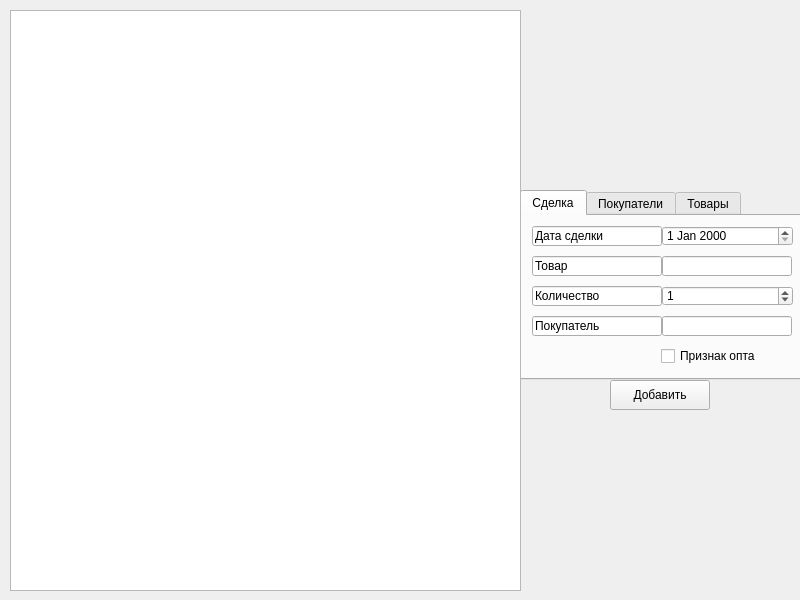
<?xml version="1.0" encoding="UTF-8"?>
<ui version="4.0">
 <class>MainWindow</class>
 <widget class="QMainWindow" name="MainWindow">
  <property name="geometry">
   <rect>
    <x>0</x>
    <y>0</y>
    <width>800</width>
    <height>600</height>
   </rect>
  </property>
  <property name="windowTitle">
   <string>MainWindow</string>
  </property>
  <widget class="QWidget" name="centralwidget">
   <widget class="QTabWidget" name="tabWidget">
    <property name="geometry">
     <rect>
      <x>520</x>
      <y>190</y>
      <width>281</width>
      <height>190</height>
     </rect>
    </property>
    <property name="currentIndex">
     <number>0</number>
    </property>
    <widget class="QWidget" name="Deals">
     <attribute name="title">
      <string>Сделка</string>
     </attribute>
     <widget class="QLineEdit" name="product_text">
      <property name="geometry">
       <rect>
        <x>10</x>
        <y>40</y>
        <width>130</width>
        <height>20</height>
       </rect>
      </property>
      <property name="text">
       <string>Товар</string>
      </property>
      <property name="readOnly">
       <bool>true</bool>
      </property>
     </widget>
     <widget class="QLineEdit" name="customer_text">
      <property name="geometry">
       <rect>
        <x>10</x>
        <y>100</y>
        <width>130</width>
        <height>20</height>
       </rect>
      </property>
      <property name="text">
       <string>Покупатель</string>
      </property>
      <property name="readOnly">
       <bool>true</bool>
      </property>
     </widget>
     <widget class="QLineEdit" name="date_text">
      <property name="geometry">
       <rect>
        <x>10</x>
        <y>10</y>
        <width>130</width>
        <height>20</height>
       </rect>
      </property>
      <property name="text">
       <string>Дата сделки</string>
      </property>
      <property name="readOnly">
       <bool>true</bool>
      </property>
     </widget>
     <widget class="QLineEdit" name="product_input">
      <property name="geometry">
       <rect>
        <x>140</x>
        <y>40</y>
        <width>130</width>
        <height>20</height>
       </rect>
      </property>
      <property name="text">
       <string/>
      </property>
     </widget>
     <widget class="QLineEdit" name="customer_input">
      <property name="geometry">
       <rect>
        <x>140</x>
        <y>100</y>
        <width>130</width>
        <height>20</height>
       </rect>
      </property>
      <property name="text">
       <string/>
      </property>
     </widget>
     <widget class="QLineEdit" name="kolvo_text">
      <property name="geometry">
       <rect>
        <x>10</x>
        <y>70</y>
        <width>130</width>
        <height>20</height>
       </rect>
      </property>
      <property name="text">
       <string>Количество</string>
      </property>
      <property name="readOnly">
       <bool>true</bool>
      </property>
     </widget>
     <widget class="QDateEdit" name="date_input">
      <property name="geometry">
       <rect>
        <x>140</x>
        <y>10</y>
        <width>131</width>
        <height>20</height>
       </rect>
      </property>
      <property name="date">
       <date>
        <year>2000</year>
        <month>1</month>
        <day>1</day>
       </date>
      </property>
     </widget>
     <widget class="QCheckBox" name="isopt_input">
      <property name="geometry">
       <rect>
        <x>139</x>
        <y>130</y>
        <width>131</width>
        <height>20</height>
       </rect>
      </property>
      <property name="text">
       <string>Признак опта</string>
      </property>
      <property name="checked">
       <bool>false</bool>
      </property>
      <property name="tristate">
       <bool>false</bool>
      </property>
     </widget>
     <widget class="QSpinBox" name="kolvo_input">
      <property name="geometry">
       <rect>
        <x>140</x>
        <y>70</y>
        <width>131</width>
        <height>20</height>
       </rect>
      </property>
      <property name="value">
       <number>1</number>
      </property>
     </widget>
    </widget>
    <widget class="QWidget" name="Customers">
     <attribute name="title">
      <string>Покупатели</string>
     </attribute>
     <widget class="QLineEdit" name="name_text">
      <property name="geometry">
       <rect>
        <x>10</x>
        <y>70</y>
        <width>130</width>
        <height>20</height>
       </rect>
      </property>
      <property name="text">
       <string>Контактное лицо</string>
      </property>
      <property name="readOnly">
       <bool>true</bool>
      </property>
     </widget>
     <widget class="QLineEdit" name="phone_text">
      <property name="geometry">
       <rect>
        <x>10</x>
        <y>40</y>
        <width>130</width>
        <height>20</height>
       </rect>
      </property>
      <property name="text">
       <string>Телефон</string>
      </property>
      <property name="readOnly">
       <bool>true</bool>
      </property>
     </widget>
     <widget class="QLineEdit" name="phone_input">
      <property name="geometry">
       <rect>
        <x>140</x>
        <y>40</y>
        <width>130</width>
        <height>20</height>
       </rect>
      </property>
     </widget>
     <widget class="QLineEdit" name="name_input">
      <property name="geometry">
       <rect>
        <x>140</x>
        <y>70</y>
        <width>130</width>
        <height>20</height>
       </rect>
      </property>
      <property name="text">
       <string/>
      </property>
     </widget>
     <widget class="QLineEdit" name="address_input">
      <property name="geometry">
       <rect>
        <x>140</x>
        <y>100</y>
        <width>130</width>
        <height>20</height>
       </rect>
      </property>
      <property name="text">
       <string/>
      </property>
     </widget>
     <widget class="QLineEdit" name="address_text">
      <property name="geometry">
       <rect>
        <x>10</x>
        <y>100</y>
        <width>130</width>
        <height>20</height>
       </rect>
      </property>
      <property name="text">
       <string>Адрес</string>
      </property>
      <property name="readOnly">
       <bool>true</bool>
      </property>
     </widget>
    </widget>
    <widget class="QWidget" name="Products">
     <attribute name="title">
      <string>Товары</string>
     </attribute>
     <widget class="QLineEdit" name="title_input">
      <property name="geometry">
       <rect>
        <x>140</x>
        <y>20</y>
        <width>130</width>
        <height>20</height>
       </rect>
      </property>
     </widget>
     <widget class="QLineEdit" name="title_text">
      <property name="geometry">
       <rect>
        <x>10</x>
        <y>20</y>
        <width>130</width>
        <height>20</height>
       </rect>
      </property>
      <property name="text">
       <string>Наименование</string>
      </property>
      <property name="readOnly">
       <bool>true</bool>
      </property>
     </widget>
     <widget class="QLineEdit" name="optprise_text">
      <property name="geometry">
       <rect>
        <x>10</x>
        <y>50</y>
        <width>130</width>
        <height>20</height>
       </rect>
      </property>
      <property name="text">
       <string>Оптовая цена</string>
      </property>
      <property name="readOnly">
       <bool>true</bool>
      </property>
     </widget>
     <widget class="QLineEdit" name="rozprise_text">
      <property name="geometry">
       <rect>
        <x>10</x>
        <y>80</y>
        <width>130</width>
        <height>20</height>
       </rect>
      </property>
      <property name="text">
       <string>Розничная цена</string>
      </property>
      <property name="readOnly">
       <bool>true</bool>
      </property>
     </widget>
     <widget class="QLineEdit" name="descr_input">
      <property name="geometry">
       <rect>
        <x>140</x>
        <y>110</y>
        <width>130</width>
        <height>20</height>
       </rect>
      </property>
      <property name="text">
       <string/>
      </property>
     </widget>
     <widget class="QLineEdit" name="descr_text">
      <property name="geometry">
       <rect>
        <x>10</x>
        <y>110</y>
        <width>130</width>
        <height>20</height>
       </rect>
      </property>
      <property name="text">
       <string>Описание</string>
      </property>
      <property name="readOnly">
       <bool>true</bool>
      </property>
     </widget>
     <widget class="QSpinBox" name="optprise_input">
      <property name="geometry">
       <rect>
        <x>140</x>
        <y>50</y>
        <width>131</width>
        <height>20</height>
       </rect>
      </property>
     </widget>
     <widget class="QSpinBox" name="rozprise_input">
      <property name="geometry">
       <rect>
        <x>140</x>
        <y>80</y>
        <width>131</width>
        <height>20</height>
       </rect>
      </property>
     </widget>
    </widget>
   </widget>
   <widget class="QPushButton" name="input">
    <property name="geometry">
     <rect>
      <x>610</x>
      <y>380</y>
      <width>100</width>
      <height>30</height>
     </rect>
    </property>
    <property name="text">
     <string>Добавить</string>
    </property>
   </widget>
   <widget class="QTableView" name="tableView">
    <property name="geometry">
     <rect>
      <x>10</x>
      <y>10</y>
      <width>511</width>
      <height>581</height>
     </rect>
    </property>
   </widget>
  </widget>
 </widget>
 <resources/>
 <connections/>
</ui>
